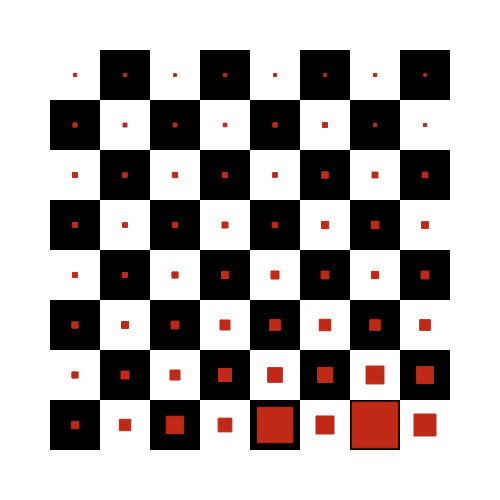

Notebook source saved alongside this figure:
### Code cell
fig = go.Figure(
    layout=dict(
        margin=dict(l=50, r=50, t=50, b=50, pad=10),
        width=500,
        height=500,
        plot_bgcolor="rgba(0,0,0,0)",
        paper_bgcolor="rgba(0,0,0,0)",
        font_color="white",
        coloraxis_showscale=False,
        yaxis=dict(range=[0.5, 8.5], color="white", tickfont_size=12, fixedrange=True),
        xaxis=dict(range=[-0.5, 7.5], color="white", tickfont_size=12, fixedrange=True),
    )
)

fig.add_trace(
    go.Heatmap(
        x=["A", "B", "C", "D", "E", "F", "G", "H"],
        y=list(range(1, 9)),
        x0=0,
        y0=0,
        dx=0,
        z=board,
        colorscale=["white", "black"],
        showscale=False,
    )
)

fig.add_trace(
    go.Scatter(
        x0=0,
        y0=0,
        dx=0,
        x=df2.letters,
        y=df2.rows,
        name="Name B",
        mode="markers",
        opacity=1,
        marker_symbol="square",
        marker_line_color="#c12917",
        marker_size=df2.freq,
        marker_sizeref=4,
        marker_sizemin=1,
        marker_sizemode="area",
        marker_opacity=1,
        marker_color="#c12917",
        hovertemplate="Test: %{y} - %{x}<br>number: 1<extra></extra>",
    )
)

fig.show(
    config={"displayModeBar": False, "scrollZoom": False, "showAxisDragHandles": False}
)

### Figure 1 — Plotly figure (JSON) as saved in the notebook; plotly's stock layout.template omitted (floating-point values rounded to 4 significant figures)
{"data": [{"colorscale": [[0, "white"], [1, "black"]], "dx": 0, "showscale": false, "type": "heatmap", "x": ["A", "B", "C", "D", "E", "F", "G", "H"], "x0": 0, "y": [1, 2, 3, 4, 5, 6, 7, 8], "y0": 0, "z": [[1, 0, 1, 0, 1, 0, 1, 0], [0, 1, 0, 1, 0, 1, 0, 1], [1, 0, 1, 0, 1, 0, 1, 0], [0, 1, 0, 1, 0, 1, 0, 1], [1, 0, 1, 0, 1, 0, 1, 0], [0, 1, 0, 1, 0, 1, 0, 1], [1, 0, 1, 0, 1, 0, 1, 0], [0, 1, 0, 1, 0, 1, 0, 1]]}, {"dx": 0, "hovertemplate": "Test: %{y} - %{x}<br>number: 1<extra></extra>", "marker": {"color": "#c12917", "line": {"color": "#c12917"}, "opacity": 1, "size": [109, 258, 616, 376, 2494, 650, 4186, 966, 78, 128, 200, 337, 431, 454, 640, 565, 81, 96, 123, 201, 227, 264, 222, 227, 53, 51, 76, 97, 130, 123, 106, 125, 49, 47, 58, 72, 63, 106, 112, 93, 51, 42, 57, 51, 45, 85, 70, 64, 36, 31, 30, 26, 38, 50, 23, 19, 21, 18, 16, 23, 18, 15, 20, 14], "sizemin": 1, "sizemode": "area", "sizeref": 4, "symbol": "square"}, "mode": "markers", "name": "Name B", "opacity": 1, "type": "scatter", "x": ["A", "B", "C", "D", "E", "F", "G", "H", "A", "B", "C", "D", "E", "F", "G", "H", "A", "B", "C", "D", "E", "F", "G", "H", "A", "B", "C", "D", "E", "F", "G", "H", "A", "B", "C", "D", "E", "F", "G", "H", "A", "B", "C", "D", "E", "F", "G", "H", "A", "B", "C", "D", "E", "F", "G", "H", "A", "B", "C", "D", "E", "F", "G", "H"], "x0": 0, "y": [1, 1, 1, 1, 1, 1, 1, 1, 2, 2, 2, 2, 2, 2, 2, 2, 3, 3, 3, 3, 3, 3, 3, 3, 4, 4, 4, 4, 4, 4, 4, 4, 5, 5, 5, 5, 5, 5, 5, 5, 6, 6, 6, 6, 6, 6, 6, 6, 7, 7, 7, 7, 7, 7, 7, 7, 8, 8, 8, 8, 8, 8, 8, 8], "y0": 0}], "layout": {"coloraxis": {"showscale": false}, "font": {"color": "white"}, "height": 500, "margin": {"b": 50, "l": 50, "pad": 10, "r": 50, "t": 50}, "paper_bgcolor": "rgba(0, 0, 0, 0)", "plot_bgcolor": "rgba(0, 0, 0, 0)", "width": 500, "xaxis": {"color": "white", "fixedrange": true, "range": [-0.5, 7.5], "tickfont": {"size": 12}, "type": "category"}, "yaxis": {"color": "white", "fixedrange": true, "range": [0.5, 8.5], "tickfont": {"size": 12}, "type": "linear"}}}
